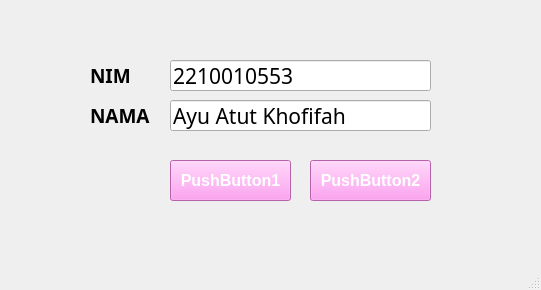
<?xml version="1.0" encoding="UTF-8"?>
<ui version="4.0">
 <class>MainWindow</class>
 <widget class="QMainWindow" name="MainWindow">
  <property name="geometry">
   <rect>
    <x>0</x>
    <y>0</y>
    <width>541</width>
    <height>290</height>
   </rect>
  </property>
  <property name="windowTitle">
   <string>MainWindow</string>
  </property>
  <widget class="QWidget" name="centralwidget">
   <widget class="QLabel" name="label">
    <property name="geometry">
     <rect>
      <x>90</x>
      <y>60</y>
      <width>81</width>
      <height>31</height>
     </rect>
    </property>
    <property name="font">
     <font>
      <family>Lucida Sans</family>
      <pointsize>14</pointsize>
      <weight>75</weight>
      <bold>true</bold>
     </font>
    </property>
    <property name="text">
     <string>NIM</string>
    </property>
   </widget>
   <widget class="QLabel" name="label_2">
    <property name="geometry">
     <rect>
      <x>90</x>
      <y>100</y>
      <width>81</width>
      <height>31</height>
     </rect>
    </property>
    <property name="font">
     <font>
      <family>Lucida Sans</family>
      <pointsize>14</pointsize>
      <weight>75</weight>
      <bold>true</bold>
     </font>
    </property>
    <property name="text">
     <string>NAMA</string>
    </property>
   </widget>
   <widget class="QLineEdit" name="lineEdit">
    <property name="geometry">
     <rect>
      <x>170</x>
      <y>60</y>
      <width>261</width>
      <height>31</height>
     </rect>
    </property>
    <property name="font">
     <font>
      <family>Lucida Sans</family>
      <pointsize>16</pointsize>
     </font>
    </property>
    <property name="text">
     <string>2210010553</string>
    </property>
   </widget>
   <widget class="QLineEdit" name="lineEdit_2">
    <property name="geometry">
     <rect>
      <x>170</x>
      <y>100</y>
      <width>261</width>
      <height>31</height>
     </rect>
    </property>
    <property name="font">
     <font>
      <family>Lucida Sans</family>
      <pointsize>16</pointsize>
     </font>
    </property>
    <property name="text">
     <string>Ayu Atut Khofifah</string>
    </property>
   </widget>
   <widget class="QPushButton" name="pushButton">
    <property name="geometry">
     <rect>
      <x>170</x>
      <y>160</y>
      <width>121</width>
      <height>41</height>
     </rect>
    </property>
    <property name="font">
     <font>
      <pointsize>12</pointsize>
      <weight>75</weight>
      <bold>true</bold>
     </font>
    </property>
    <property name="styleSheet">
     <string notr="true">background-color:#ff88ee;color:white</string>
    </property>
    <property name="text">
     <string>PushButton1</string>
    </property>
   </widget>
   <widget class="QPushButton" name="pushButton_2">
    <property name="geometry">
     <rect>
      <x>310</x>
      <y>160</y>
      <width>121</width>
      <height>41</height>
     </rect>
    </property>
    <property name="font">
     <font>
      <pointsize>12</pointsize>
      <weight>75</weight>
      <bold>true</bold>
     </font>
    </property>
    <property name="styleSheet">
     <string notr="true">background-color:#ff88ee;color:white</string>
    </property>
    <property name="text">
     <string>PushButton2</string>
    </property>
   </widget>
  </widget>
  <widget class="QMenuBar" name="menubar">
   <property name="geometry">
    <rect>
     <x>0</x>
     <y>0</y>
     <width>541</width>
     <height>21</height>
    </rect>
   </property>
  </widget>
  <widget class="QStatusBar" name="statusbar"/>
 </widget>
 <resources/>
 <connections/>
</ui>
